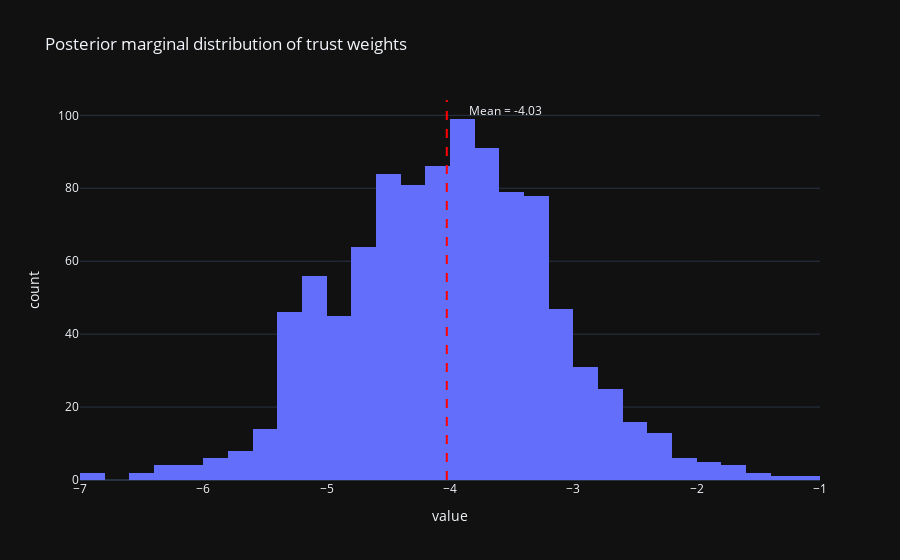

Notebook code for this chart:
### Code cell
fig1 = px.histogram(samples["weight_trust"], title="Posterior marginal distribution of trust weights",
             template="plotly_dark")

mean_trust = samples["weight_trust"].mean()


fig1.update_traces(showlegend=False)
fig1.add_vline(x= mean_trust, line_dash="dash", line_color="red", annotation_text=f"Mean = {mean_trust:.2f}", 
               annotation_position="top right", 
              annotation_xshift=20)

### Figure 1 — Plotly figure (JSON) as saved in the notebook; plotly's stock layout.template omitted (floating-point values rounded to 4 significant figures; data arrays with more than 128 entries replaced by an {"elided": "..."} marker saying what was removed)
{"data": [{"alignmentgroup": "True", "bingroup": "x", "hovertemplate": "variable=0<br>value=%{x}<br>count=%{y}<extra></extra>", "legendgroup": "0", "marker": {"color": "#636efa", "pattern": {"shape": ""}}, "name": "0", "offsetgroup": "0", "orientation": "v", "showlegend": false, "type": "histogram", "x": {"elided": "1000 float values"}, "xaxis": "x", "yaxis": "y"}], "layout": {"annotations": [{"showarrow": false, "text": "Mean = -4.03", "x": -4.026, "xanchor": "left", "xref": "x", "xshift": 20, "y": 1, "yanchor": "top", "yref": "y domain"}], "barmode": "relative", "legend": {"title": {"text": "variable"}, "tracegroupgap": 0}, "shapes": [{"line": {"color": "red", "dash": "dash"}, "type": "line", "x0": -4.026, "x1": -4.026, "xref": "x", "y0": 0, "y1": 1, "yref": "y domain"}], "title": {"text": "Posterior marginal distribution of trust weights"}, "xaxis": {"anchor": "y", "domain": [0, 1], "title": {"text": "value"}}, "yaxis": {"anchor": "x", "domain": [0, 1], "title": {"text": "count"}}}}
